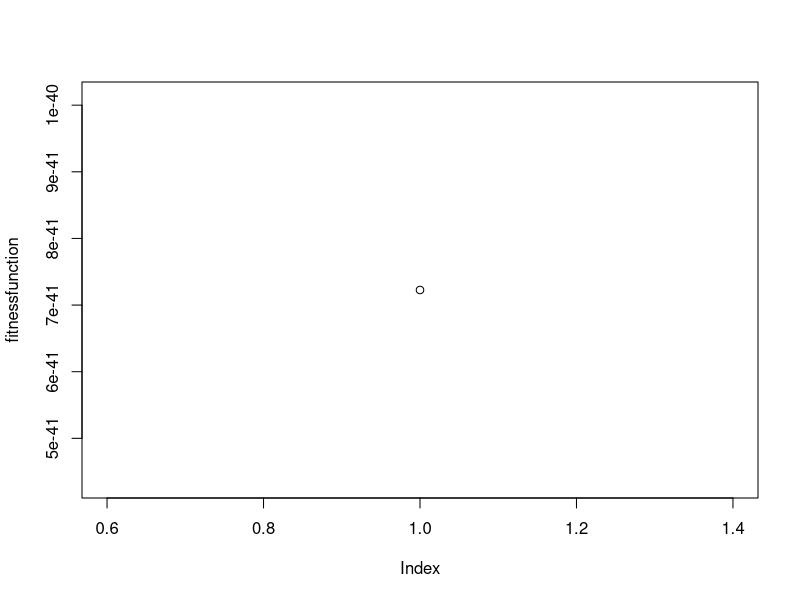

Generate this figure with R:
######################################################
#     R CODE FOR DETERMINING NAR_ADD_Model PARAMS    #
#    Author: SMS Knief       Date: 02/07/21          #
######################################################

sylvialunafreyavalannabygate <- function(BOpt, AbetaINI, AalphaINI, BbetaINI,BalphaINI, S, x) {
  mut1 <- sum(rnorm(x, mean = 0, sd = 0.5))
  mut2 <- sum(rnorm(x, mean = 0, sd = 0.5))
  mut3 <- sum(rnorm(x, mean = 0, sd = 0.5))
  mut4 <- sum(rnorm(x, mean = 0, sd = 0.5))
  #alpha code
  Aalpha <- AalphaINI + (mut1 * AalphaINI)
  Abeta <- AbetaINI  + (mut2 * AbetaINI)
  AConc <- Abeta - Aalpha
  #beta code
  Balpha <- BalphaINI + (mut3 * BalphaINI)
  Bbeta <- BbetaINI + (mut4 * BbetaINI)
  BConc <- (Bbeta - Balpha)*AConc
  #fitnesscode
  fitnessfunction <- exp(-((BConc-BOpt)/S)^2)
  #detective code
  plot(fitnessfunction)
  print(fitnessfunction)
}

sylvialunafreyavalannabygate(200, 50, 20, 15, 10, 2, 1)

x = 2
